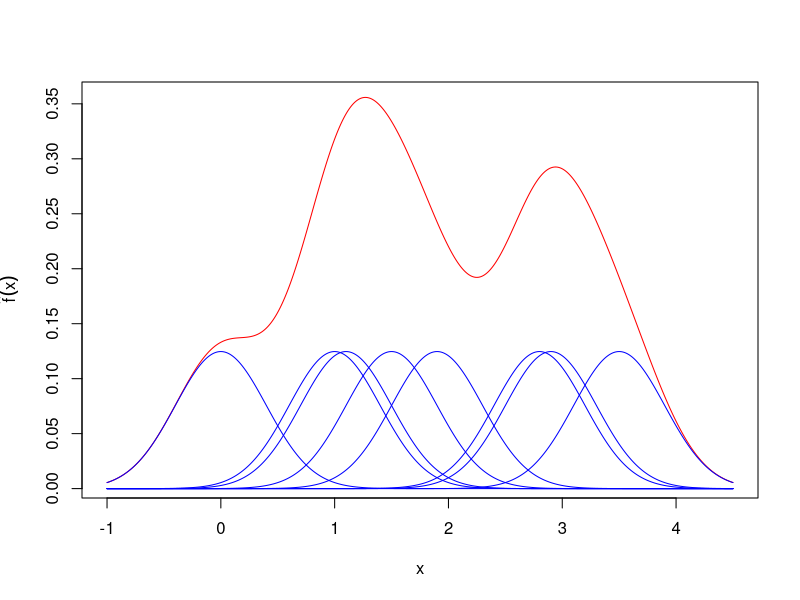

Here is the R script that generated this plot:
## data
x <- c(0, 1, 1.1, 1.5, 1.9, 2.8, 2.9, 3.5)
n <- length(x)

## create a grid
xgrid <- seq(from = min(x) - 1, to = max(x) + 1, by = 0.01)

## window width
h <- 0.4

# create bumps with width h and shape "Gaussian"
bumps <- sapply(x, function(k) dnorm((xgrid - k)/h)/(n * h))

## Fig 7.2: Kernel estimate showing the contributions of Gaussian kernels evaluated
## for the individual observations with bandwidth h = 0.4.
pdf("kdectrb.pdf", height = 7, width = 7)
plot(xgrid, rowSums(bumps), ylab = expression(hat(f)(x)),
     type = "l", xlab = "x", lwd = 1, col = "red", 
     main = "")
out <- apply(bumps, 2, function(b) lines(xgrid, b, col = "blue"))
dev.off()